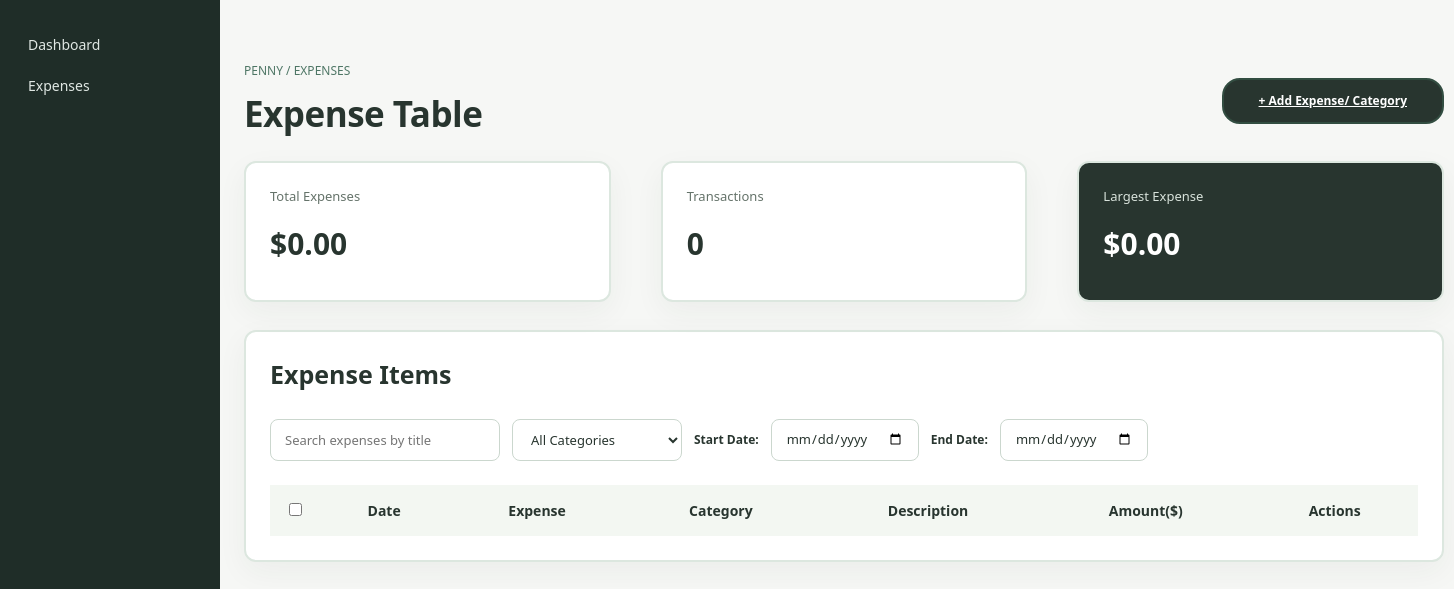
Before: /expenses with the older database file.
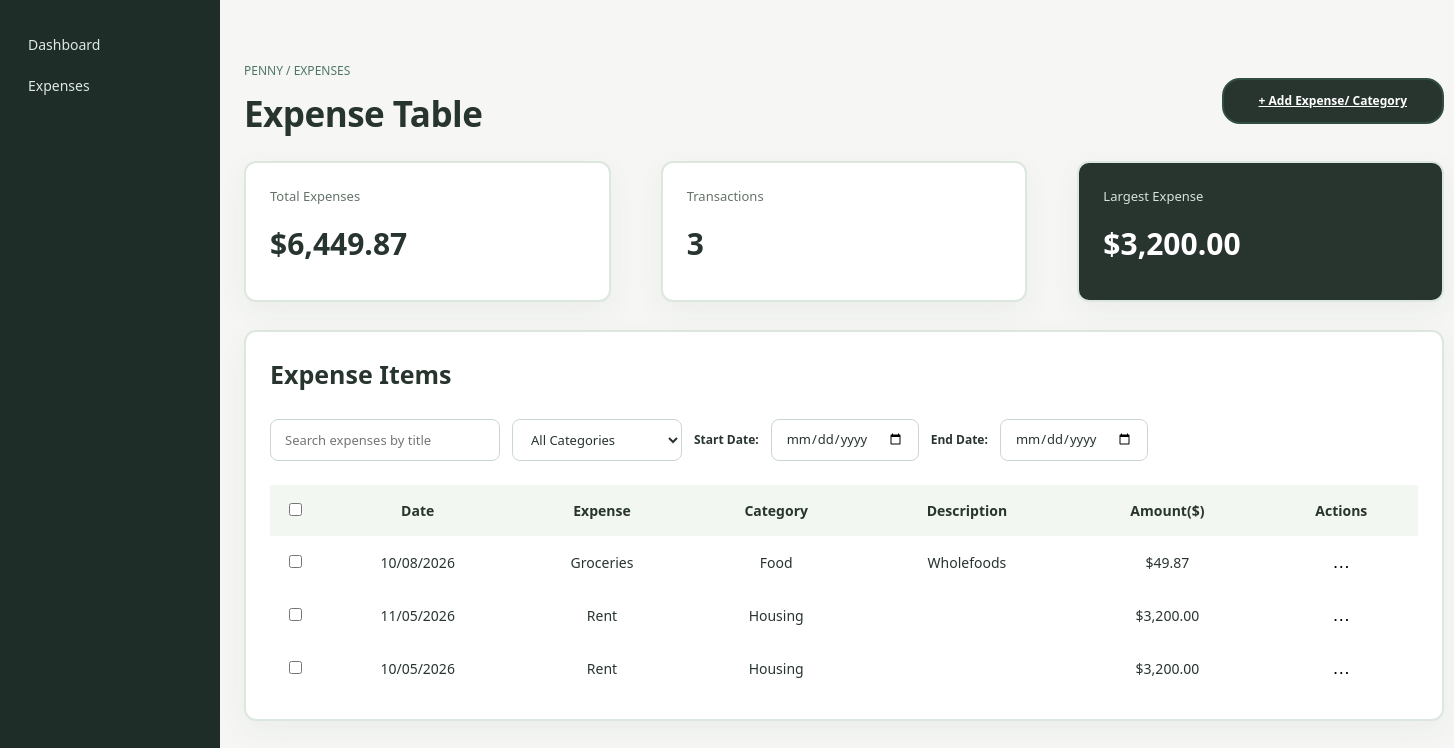
After: the same page with the newer database file.
### models.py (models this page shows)
class ExpenseTrans(db.Model):
    __tablename__ = "expense_trans"
    id: Mapped[int] = mapped_column(primary_key=True) # auto-increments
    amount: Mapped[Decimal] = mapped_column(nullable=False)
    title: Mapped[str] = mapped_column(String(50), nullable=False)
    description: Mapped[str] = mapped_column(String(100), nullable=True)
    category_id: Mapped[int] = mapped_column(ForeignKey("expense_cats.id"), nullable=False)
    user_id: Mapped[int] = mapped_column(ForeignKey("users.id"), nullable=False)
    expense_date: Mapped[datetime] = mapped_column(DateTime, nullable=False)
    creator: Mapped["User"] = relationship(back_populates="expenses")
    category: Mapped["ExpenseCat"] = relationship(back_populates="transactions")

class ExpenseCat(db.Model):
    __tablename__ = "expense_cats"
    id: Mapped[int] = mapped_column(primary_key=True) # auto-increments
    name: Mapped[str] = mapped_column(String(50), nullable=False)
    user_id: Mapped[int] = mapped_column(ForeignKey("users.id"), nullable=True)
    creator: Mapped["User"] = relationship(back_populates="categories")
    transactions: Mapped[List["ExpenseTrans"]] = relationship(back_populates="category")

### app.py (the view)
    @app.route("/expenses")
    def expenses():
        filtered_category = request.args.get("category", "all")
        start_date = request.args.get("start_date", "")
        end_date = request.args.get("end_date", "")
        search_title = request.args.get("search", "").strip()
        expense = db.select(ExpenseTrans)
        if filtered_category.isdigit():
            expense = expense.where(ExpenseTrans.category_id == int(filtered_category))
        if start_date:
            expense = expense.where(ExpenseTrans.expense_date >= datetime.fromisoformat(start_date))
        if end_date:
            expense = expense.where(ExpenseTrans.expense_date < datetime.fromisoformat(end_date) + timedelta(days=1))
        if search_title:
            expense = expense.where(ExpenseTrans.title.ilike(f"%{search_title}%"))
        expenses = db.session.execute(expense).scalars().all()
        categories = db.session.execute(db.select(ExpenseCat.name, ExpenseCat.id)).mappings().all()
        total_expenses = sum(expense.amount for expense in expenses)
        total_transactions = len(expenses)
        largest_expense = max((expense.amount for expense in expenses), default=0) # Default if no expenses exist.
        return render_template(
            "ExpenseTable/table.html",
            expenses=expenses,
            categories=categories,
            total_expenses=total_expenses,
            total_transactions=total_transactions,
            largest_expense=largest_expense,
            filtered_category=filtered_category,
            start_date= start_date,
            end_date=end_date,
            search_title=search_title
        )

### templates/ExpenseTable/table.html (shortened to what this page needs)
{% extends "navigation.html" %}
{% block content %}
<link rel="stylesheet" href="{{ url_for('static', filename='ExpenseTable/table.css') }}">
<div class="expense-dashboard">
    <div class="page-header">
        <div>
            <p class="page-subtitle">PENNY / EXPENSES</p>
            <h1>Expense Table</h1>
        </div>
        <a href="{{ url_for('add_expense_route.add_expense') }}" class="table-button">
            + Add Expense/ Category
        </a>
    </div>
    <div class="expense-summary">
        <div class="expense-overview">
            <p>Total Expenses</p>
            <h2 id="summary-total">${{ "{:,.2f}".format(total_expenses) }}</h2>
        </div>
        <div class="expense-total-summary">
            <p>Transactions</p>
            <h2 id="summary-count">{{ total_transactions }}</h2>
        </div>
        <div class="largest-expense-summary">
            <p>Largest Expense</p>
            <h2 id="summary-largest">${{ "{:,.2f}".format(largest_expense) }}</h2>
        </div>
    </div>
    <div class="table-container">
        <div class="table-header">
            <h2>Expense Items</h2>
        </div>
        <form method="GET" action="{{ url_for('expenses') }}" class="table-filters">
            <input type="search"
                id="search-filter"
                name="search"
                value="{{ search_title }}"
                placeholder="Search expenses by title"
                oninput="this.form.requestSubmit()">
            <select id="category-filter" name="category" onchange="this.form.submit()">
                <option value="all" {% if filtered_category == "all" %}selected{% endif %}>All Categories</option>
            </select>
            <label for="dateStart-filter">Start Date:</label>
            <input type="date"
                id="dateStart-filter"
                name="start_date"
                value="{{ start_date }}"
                onchange="this.form.submit()">
            <label for="dateEnd-filter">End Date:</label>
            <input type="date"
                id="dateEnd-filter"
                name="end_date"
                value="{{ end_date }}"
                onchange="this.form.submit()">
        </form>
        <div class="table-wrapper">
            <table>
                <thead>
                    <tr>
                        <th>
                            <input type="checkbox" id="select-all">
                        </th>
                        <th>Date</th>
                        <th>Expense</th>
                        <th>Category</th>
                        <th>Description</th>
                        <th>Amount($)</th>
                        <th>Actions</th>
                    </tr>
                </thead>
                <tbody id="expense-table-body">
                    {% for expense in expenses %}
                    <tr>
                        <td>
                            <input type="checkbox" class="expense-checkbox" value="{{expense.id}}">
                        </td>
                        <td>{{ expense.expense_date.strftime('%m/%d/%Y') }}</td>
                        <td>{{ expense.title }}</td>
                        <td>{{ expense.category.name }}</td>
                        <td>{{ expense.description or '' }}</td>
                        <td>${{ "{:,.2f}".format(expense.amount) }}</td>
                        <td class="action-class">
                           <button type="button" class="action-button" aria-label="Expense actions">
                                &#8230;
                            </button>
                        </td>
                    </tr>
                    {% endfor %}
                </tbody>
            </table>
        </div>
    </div>
</div>
{% endblock %}

### templates/navigation.html (shortened to what this page needs)
<!DOCTYPE html>
<html lang="en">
<head>
    <link rel="stylesheet" href="{{ url_for('static', filename='profile.css') }}">
</head>
<body>
    <nav class="sidebar">
        <ul class="sidebar-links">
            <li><a href="#">Dashboard</a></li>
            <li><a href="{{ url_for('expenses') }}">Expenses</a></li>
        </ul>
    </nav>
    <main class="page">
        {% block content %}{% endblock %}
    </main>
</body>
</html>

### static/profile.css (style rules this page uses)
:root { --bg: #f3f6f1; --card: #ffffff; --ink: #22342d; --muted: #6b7a73; --line: #e3e8e2; --avatar: #e4eee5; --radius: 12px; }
* { box-sizing: border-box; }
body { margin: 0; background: var(--bg); color: var(--ink); font-family: Inter, system-ui, -apple-system, "Segoe UI", Roboto, sans-serif; font-size: 14px; line-height: 1.5; }
.page { max-width: 1000px; margin: 0 auto; padding: 32px 24px 48px; }
a { color: inherit; }
h1 { font-size: 32px; font-weight: 600; margin: 0 0 8px; letter-spacing: -0.5px; }
h2 { font-size: 16px; font-weight: 600; margin: 0; }
input[type="text"], input[type="email"], select { width: 100%; font: inherit; color: var(--ink); background: var(--card); border: 1px solid var(--line); border-radius: 8px; padding: 10px 14px; height: 40px; }
.sidebar { position: fixed; top: 0; left: 0; width: 220px; height: 100vh; background: #1f2d28; color: #fff; padding: 24px 16px; box-sizing: border-box; }
.sidebar-links { list-style: none; margin: 0; padding: 0; }
.sidebar-links a { display: block; padding: 10px 12px; border-radius: 8px; color: #dfe7e3; text-decoration: none; }
.page { margin-left: 220px; }

### static/ExpenseTable/table.css (style rules this page uses)
* { box-sizing: border-box; }
body { font-family: "Segoe UI", Arial, sans-serif; color: #28352f; background: #f6f7f5; }
.expense-dashboard { width: 92%; min-width: 1200px; margin: 30px auto; }
.page-header { display: flex; justify-content: space-between; align-items: center; margin-bottom: 20px; }
.page-header h1 { margin: 8px 0 0; font-size: 35px; font-weight: 600; }
.page-subtitle { margin: 0; color: #4e7665; font-size: 12px; }
.table-button { padding: 12px 35px; border: 2px solid #324d41; border-radius: 18px; background: #28352f; color: white; font-size: 12px; font-weight: 700; cursor: pointer; }
.expense-summary { display: grid; grid-template-columns: repeat(3, 1fr); gap: 50px; margin-bottom: 28px; }
.expense-overview, .expense-total-summary, .largest-expense-summary, .table-container { padding: 24px; background: white; border: 2px solid #dce7df; border-radius: 12px; box-shadow: 0 10px 30px rgba(40, 53, 47, 0.05); }
.table-container { min-width: 1200px; }
table { width: 100%; border-collapse: collapse; }
.expense-summary p { margin: 0 0 15px; color: #65736a; font-size: 13px; }
.expense-summary h2 { margin: 0 0 10px; font-size: 30px; font-weight: 600; }
.largest-expense-summary { background: #28352f; color: white; }
.largest-expense-summary h2 { color: white; }
.largest-expense-summary p { color: #d8e2db; }
.table-header { display: flex; justify-content: space-between; align-items: center; margin-bottom: 25px; }
.table-header h2 { margin: 0; font-size: 25px; font-weight: 600; }
.table-filters { display: flex; align-items: center; gap: 12px; margin-bottom: 24px; }
.table-filters input, .table-filters select { height: 42px; padding: 0 14px; border: 1px solid #cbd7ce; border-radius: 8px; background: white; color: #28352f; font: inherit; font-size: 13px; }
#search-filter { width: 230px; }
#category-filter { width: 170px; }
.table-filters label { font-size: 12px; font-weight: 600; }
thead { background: #eff5eec2; }
th, td { padding: 15px; text-align: center; vertical-align: middle; }
th:first-child { width: 45px; text-align: center; }
input[type="checkbox"] { accent-color: #638a7a; }
td:last-child { text-align: center; }
.action-button { background: none; border: none; font-size: 18px; cursor: pointer; }
.action-class { position: relative; }
.action-button { font-size: 18px; cursor: pointer; }

Changed rows visible on the page:
added ExpenseTrans: amount "3,200.00", expense_date "11/05/2026", title "Rent", category.name "Housing"
added ExpenseTrans: expense_date "10/08/2026", title "Groceries", category.name "Food", description "Wholefoods", amount "49.87"
added ExpenseTrans: expense_date "10/05/2026", title "Rent", category.name "Housing", amount "3,200.00"
Other visible differences:
{{ "{:,.2f}".format(total_expenses) }}: "0.00" → "6,449.87"
{{ total_transactions }}: "0" → "3"
{{ "{:,.2f}".format(largest_expense) }}: "0.00" → (not shown)
